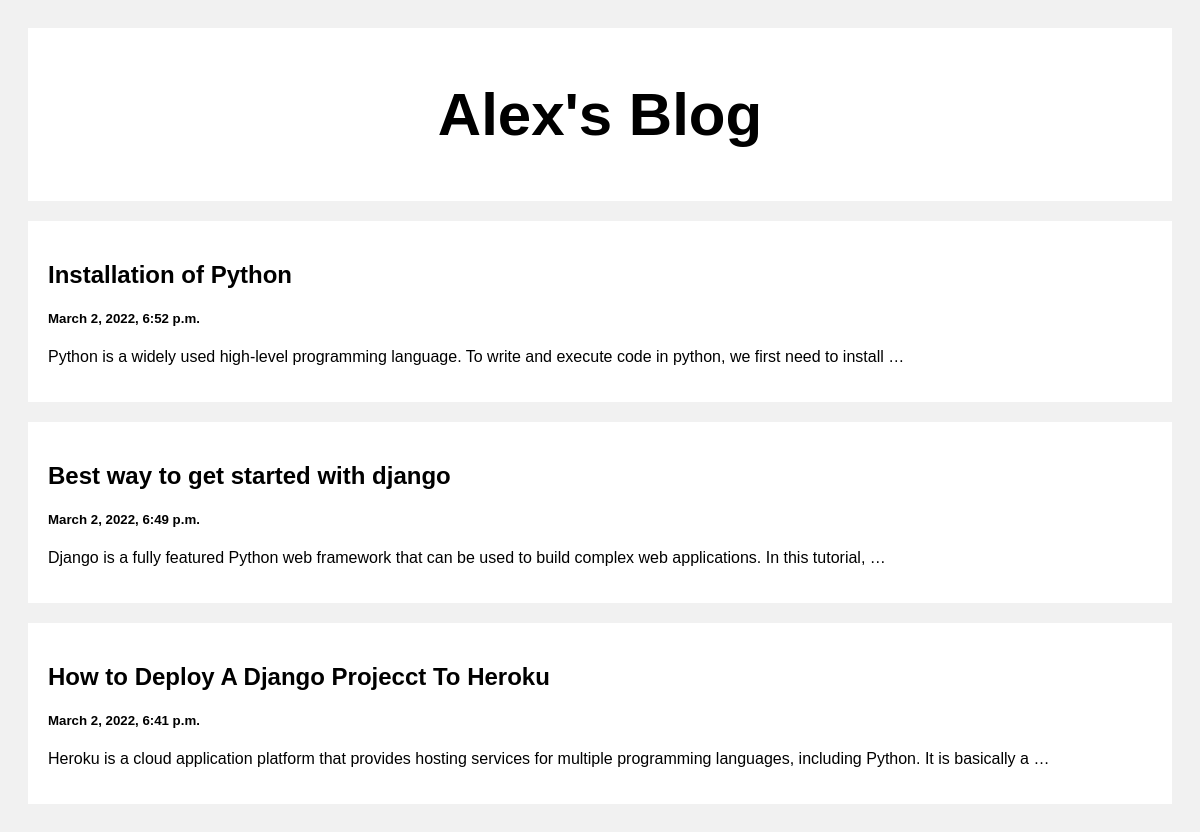
The page / on the database its author committed.
### posts/models.py (models this page shows)
class Post(models.Model):
    title = models.CharField(max_length=100)
    body = models.CharField(max_length=1000000)
    created_at = models.DateTimeField(default=datetime.now, blank=True)

### posts/views.py (the view)
# urls.py: path('', views.index, name='index'),
def index(request):
    posts = Post.objects.all()
    return render(request, 'index.html', {'posts': posts})

### templates/index.html (shortened to what this page needs)
<!DOCTYPE html>
<html>
<head>
</head>
<body>
<div class="header">
  <h2>Alex's Blog</h2>
</div>
<div class="row">
  <div class="leftcolumn">
    {% for post in posts reversed %}
    <div class="card">
      <a style="text-decoration: none; color: black;" href="/post/{{post.id}}">
        <h2>{{post.title}}</h2>
        <h5>{{post.created_at}}</h5>
        <p>{{post.body|truncatewords:20}}</p>
      </a>
    </div>
    {% endfor %}
  </div>
</div>
</body>
</html>

### templates/index.html (style rules this page uses)
* { box-sizing: border-box; }
body { font-family: Arial; padding: 20px; background: #f1f1f1; }
.header { padding: 2px; font-size: 40px; text-align: center; background: white; }
.leftcolumn { float: left; width: 100%; }
.card { background-color: white; padding: 20px; margin-top: 20px; }
.row:after { content: ""; display: table; clear: both; }

### rows shown on the page
Post: title "Installation of Python", created_at "March 2, 2022, 6:52 p.m.", body "Python is a widely used high-level programming language. To write and execute code in python, we first need to install …"
Post: title "Best way to get started with django", created_at "March 2, 2022, 6:49 p.m.", body "Django is a fully featured Python web framework that can be used to build complex web applications. In this tutorial, …"
Post: title "How to Deploy A Django Projecct To Heroku", created_at "March 2, 2022, 6:41 p.m.", body "Heroku is a cloud application platform that provides hosting services for multiple programming languages, including Python. It is basically a …"
